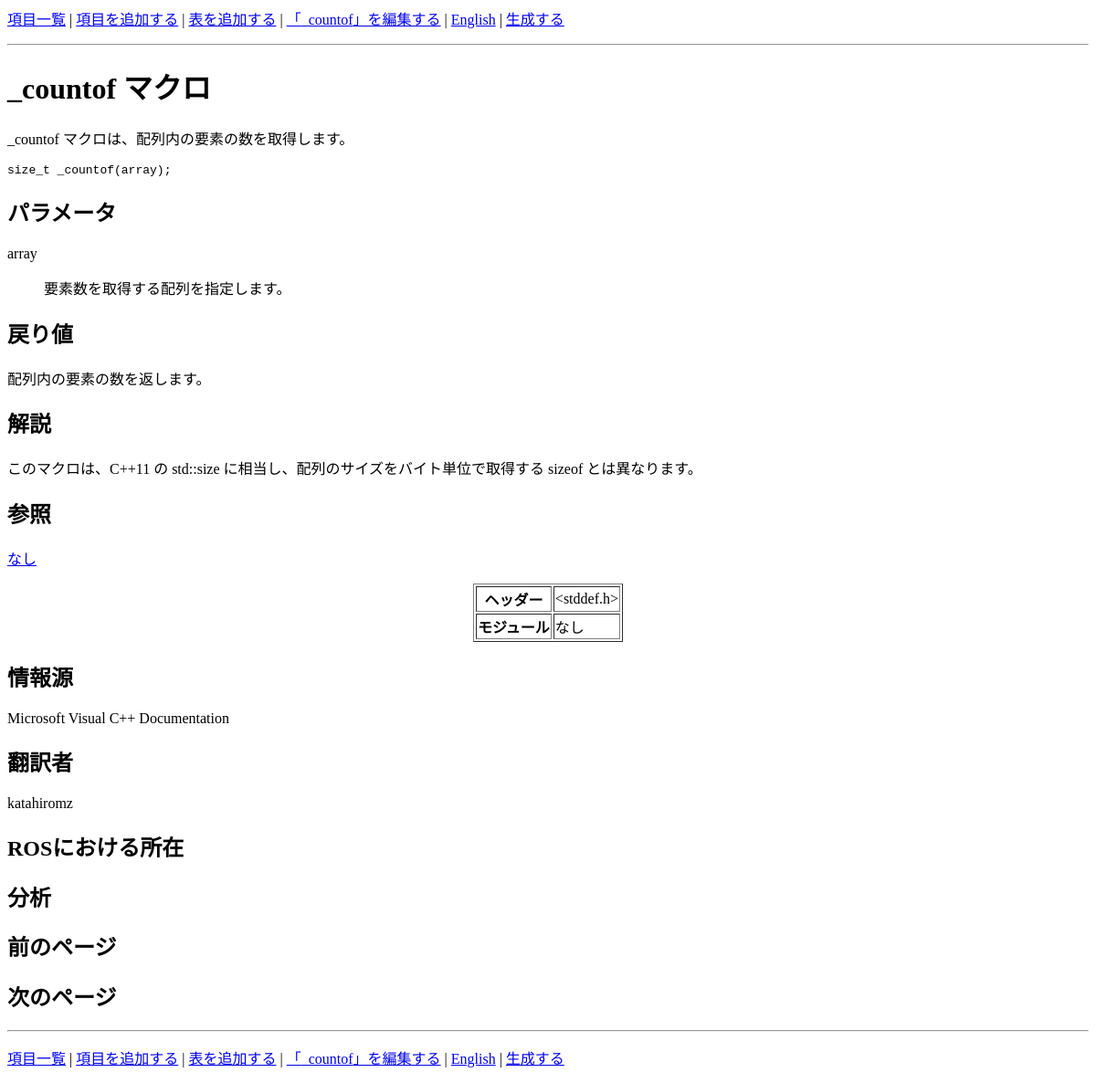
/show_entry.php?entry_name=_countof, run on an earlier commit of the app's database.
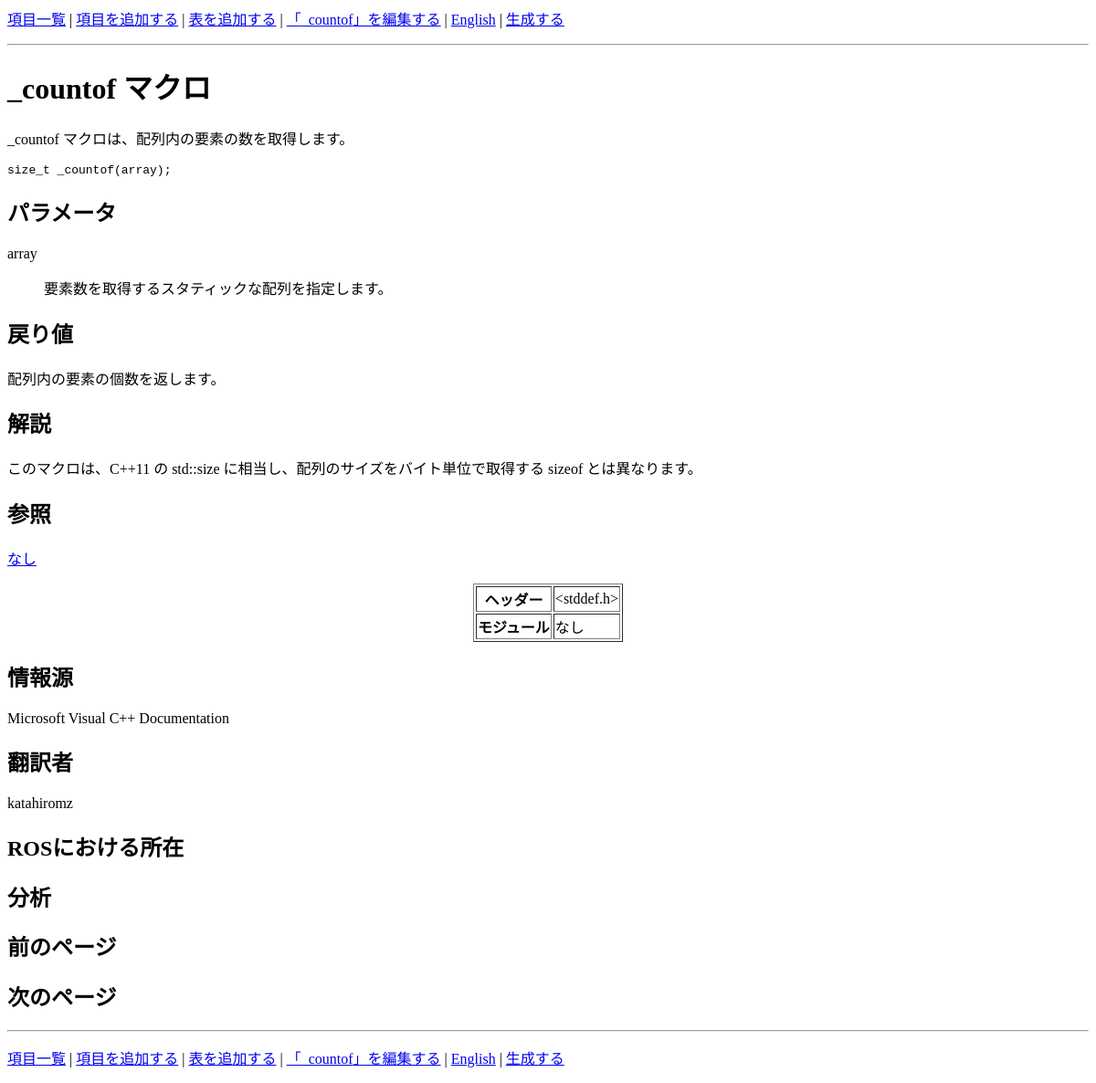
And on a later commit of the database.
### tables this page shows
CREATE TABLE `entries` (
  `entry_name` varchar(60) NOT NULL,
  `entry_type` varchar(32) NOT NULL,
  `description` varchar(8192) DEFAULT NULL,
  `syntax` varchar(2048) DEFAULT NULL,
  `parameters` varchar(2048) DEFAULT NULL,
  `return_value` varchar(1024) DEFAULT NULL,
  `remarks` varchar(4096) DEFAULT NULL,
  `see_also` varchar(2048) DEFAULT NULL,
  `added_time` timestamp NOT NULL DEFAULT current_timestamp(),
  `modified_time` timestamp NOT NULL DEFAULT current_timestamp(),
  `header` varchar(128) DEFAULT NULL,
  `modules` varchar(128) DEFAULT NULL,
  `sources` varchar(256) DEFAULT NULL,
  `translators` varchar(128) DEFAULT NULL,
  `ros_location` varchar(256) DEFAULT NULL,
  `analysis` varchar(512) DEFAULT NULL,
  `prev_page` varchar(64) NOT NULL,
  `next_page` varchar(64) NOT NULL
);

### show_entry.php (the view, shortened to what this page needs)
<?php
function translate($text) {
	return $text;
}
function get_field($name) {
	global $assoc;
	if (isset($assoc) && isset($assoc[$name])) {
		return htmlspecialchars($assoc[$name]);
	}
	return NULL;
}
function get_paragraph($field) {
	$field = preg_replace('/\r\n/', "\n", $field);
	$field = preg_replace('/\n\n\n+/', "\n\n", $field);
	$field = preg_replace('/\n +\n/', "\n\n", $field);
	$paragraphs = explode("\n\n", $field);
	$array = array();
	foreach ($paragraphs as $paragraph) {
		if (preg_match('/^ *\* /', $paragraph)) {
			$items = preg_split('/(^|\n) *\*/', $paragraph);
			array_shift($items);
			$paragraph = "<ul>\n";
			foreach ($items as $item) {
				$paragraph .= "<li>";
				$paragraph .= $item;
				$paragraph .= "</li>\n";
			}
			$paragraph .= "</ul>\n";
		} else if (preg_match('/\[table:([^\]]+)\]/m', $paragraph, $matches)) {
			$paragraph = get_table($matches[1]);
		} else if (preg_match('/&lt;pre&gt;/m', $paragraph, $matches) &&
                   preg_match('/&lt;\/pre&gt;/m', $paragraph, $matches)) {
            $paragraph = str_replace("&lt;pre&gt;", "", $paragraph);
            $paragraph = str_replace("&lt;/pre&gt;", "", $paragraph);
            $paragraph = "<pre>" . $paragraph . "</pre>\n";
		} else {
			$paragraph = "<p>" . $paragraph . "</p>\n";
		}
		$array[] = $paragraph;
	}
	return implode("\n", $array);
}
function get_parameters($name) {
	$value = get_field($name);
	$lines = explode(constant('PARAM_SEP'), $value);
	$a = array();
	foreach ($lines as $line) {
		if (strstr($line, constant('PARAM_DASH')) === FALSE) {
			$a[] = array($line, '');
		} else {
			$a[] = explode(constant('PARAM_DASH'), $line);
		}
	}
	$str = "<dl>\n";
	foreach ($a as $item) {
		$item[0] = trim($item[0]);
		$item[1] = trim($item[1]);
		$str .= "<dt>" . $item[0] . "</dt>\n";
		$str .= "<dd>" . get_paragraph($item[1]) . "</dd>\n";
	}
	$str .= "</dl>\n";
	return $str;
}
function get_sources($name) {
	$sources = get_field($name);
	return preg_replace('/^((https?|ftp)(:\/\/[-_.!~*\'()a-zA-Z0-9;\/?:\@&=+\$,%#]+))$/', '<a href="${1}" target="_blank">${1}</a>', $sources);
}
function get_see_also() {
	$see_also = get_field("see_also");
	if ($see_also) {
		$see_also = explode(",", $see_also);
		$a = array();
		foreach ($see_also as $item) {
			$item = trim($item);
			$a[] = "<a href=\"show_entry.php?entry_name=" . $item . "\">" . $item . "</a>";
		}
		return implode(", ", $a);
	}
	return "";
}
function replace_keyword($text) {
	$see_also = get_field("see_also");
	if ($see_also) {
		$see_also = explode(",", $see_also);
		sort($see_also);
		$see_also = array_reverse($see_also);
		foreach ($see_also as $item) {
			$item = trim($item);
			$text = preg_replace("/\\b" . $item . "\\b/",
				'<a href="show_entry.php?entry_name=' . $item . '">' . $item . "</a>",
				$text
			);
		}
	}
	return $text;
}
$names = array(
	'entry_name',
	'entry_type',
	'description',
	'syntax',
	'parameters',
	'return_value',
	'remarks',
	'see_also',
	'header',
	'modules',
	'sources',
	'translators',
	'ros_location',
	'analysis',
	'prev_page',
	'next_page'
);
$mysqli = new mysqli("localhost", "root");
if ($mysqli) {
	$mysqli->set_charset("utf8");
	$mysqli->select_db(constant('DB_NAME'));
	$q = "SELECT ";
	$i = 0;
	foreach ($names as $name) {
		if ($i != 0) {
			$q .= ", ";
		}
		$q .= $name;
		$i++;
	}
	$q .= " FROM entries ";
	$q .= "WHERE entry_name='";
	$q .= $mysqli->real_escape_string($_GET["entry_name"]);
	$q .= "'";
	$result = $mysqli->query($q);
	if ($result) {
		$assoc = $result->fetch_array(MYSQLI_ASSOC);
	} else {
		echo $mysqli->error;
	}
} else {
	echo "cannot connect";
}
?><html><head>
</head>
<body>
<p>
	<a href="entries.php">項目一覧</a> |
	<a href="add_entry.php">項目を追加する</a> |
	<a href="add_table.php">表を追加する</a> |
	<a href="edit_entry.php?entry_name=<?= $_GET["entry_name"] ?>">「<?= $_GET["entry_name"] ?>」を編集する</a> |
	<a href="../en/show_entry.php?entry_name=<?= $_GET["entry_name"] ?>">English</a> |
	<a href="generate.php">生成する</a>
</p>
<hr />
<h1><?= translate(get_field("entry_name")) . " " . get_field("entry_type") ?></h1>
<?= replace_keyword(get_paragraph(get_field("description"))) ?>
<pre><?= get_field("syntax") ?></pre>
<h2>パラメータ</h2>
<?= replace_keyword(get_parameters("parameters"))  ?>
<h2>戻り値</h2>
<?= replace_keyword(get_paragraph(get_field("return_value"))) ?>
<h2>解説</h2>
<?= replace_keyword(get_paragraph(get_field("remarks"))) ?>
<h2>参照</h2>
<p>
	<?= get_see_also() ?>
</p>
<table border="1" align="center">
	<tr>
		<th>ヘッダー</th>
		<td><?= get_field("header") ?></td>
	</tr>
	<tr>
		<th>モジュール</th>
		<td><?= get_field("modules") ?></td>
	</tr>
</table>
<h2>情報源</h2>
<p>
	<?= get_sources("sources") ?>
</p>
<h2>翻訳者</h2>
<p>
	<?= get_sources("translators") ?>
</p>
<h2>ROSにおける所在</h2>
<h2>分析</h2>
<h2>前のページ</h2>
<h2>次のページ</h2>
<hr />
<p>
	<a href="entries.php">項目一覧</a> |
	<a href="add_entry.php">項目を追加する</a> |
	<a href="add_table.php">表を追加する</a> |
	<a href="edit_entry.php?entry_name=<?= $_GET["entry_name"] ?>">「<?= $_GET["entry_name"] ?>」を編集する</a> |
	<a href="../en/show_entry.php?entry_name=<?= $_GET["entry_name"] ?>">English</a> |
	<a href="generate.php">生成する</a>
</p>
</body></html>

What changed in the data, as far as the page shows it:
changed entries "_countof": description "_countof マクロは、配列内の要素の数を取得します。 配列内の要素の数を返します。 このマクロは、C++11 の std::size に相当し、配列のサイズをバイト単位で取得する sizeof とは異なります。" → "_countof マクロは、配列内の要素の数を取得します。 配列内の要素の個数を返します。 このマクロは、C++11 の std::size に相当し、配列のサイズをバイト単位で取得する sizeof とは異なります。"
Also different on the page:
new list line: "array 要素数を取得するスタティックな配列を指定します。"
list line gone: "array 要素数を取得する配列を指定します。"
